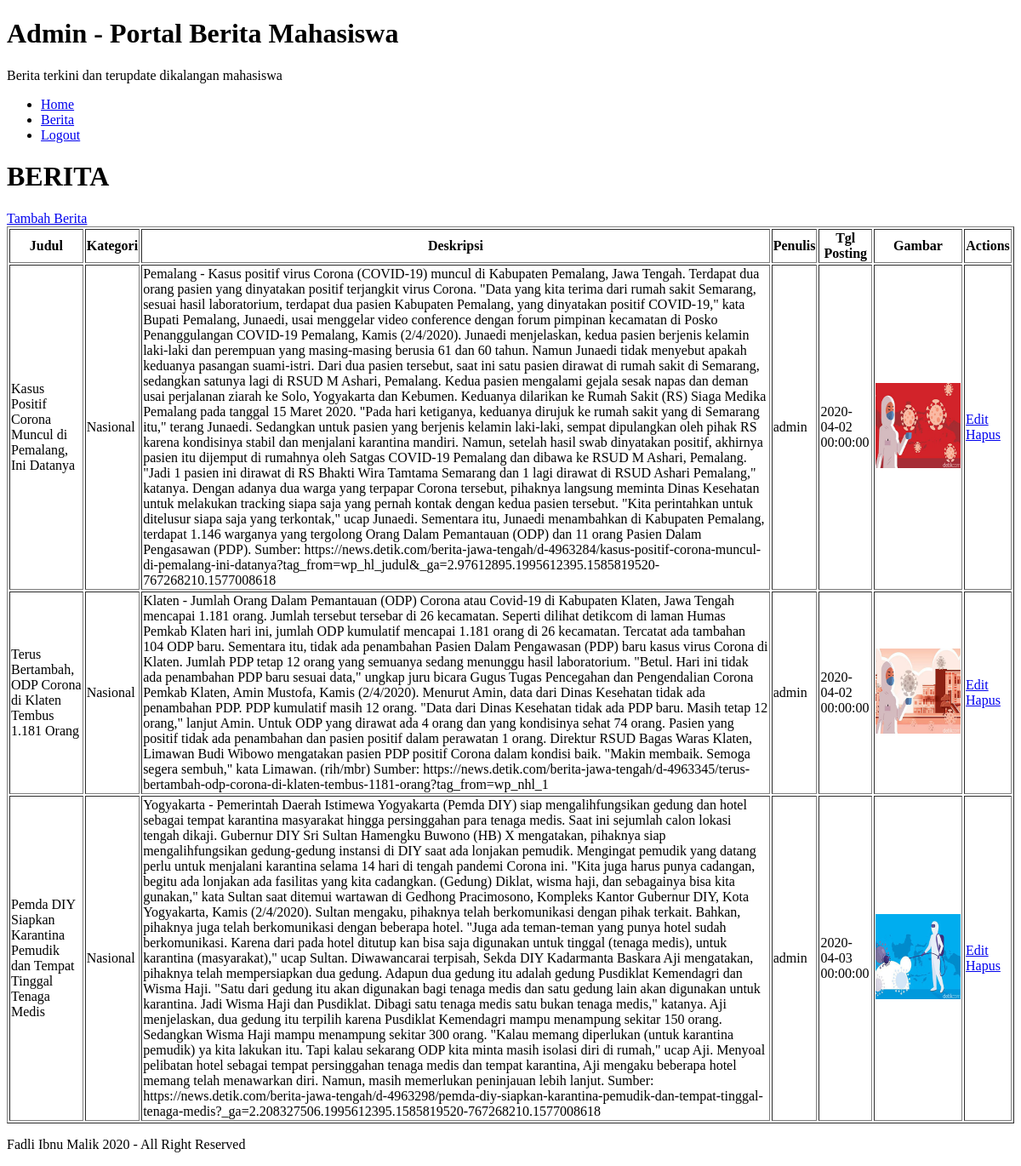
/master_web_portal_berita/admin/berita.php (signed in), run on the app's committed database.
### tables this page shows
CREATE TABLE `tb_berita` (
  `id_berita` int(5) NOT NULL,
  `id_kategori` int(5) NOT NULL,
  `id_admin` int(5) NOT NULL,
  `judul` varchar(200) NOT NULL,
  `tgl_posting` datetime NOT NULL,
  `text_berita` longtext NOT NULL,
  `dilihat` int(11) NOT NULL,
  `gambar` varchar(50) NOT NULL
);

CREATE TABLE `tb_kategori` (
  `id_kategori` int(5) NOT NULL,
  `kategori` varchar(20) NOT NULL
);

### master_web_portal_berita/admin/berita.php (the view, shortened to what this page needs)
<?php
include "../koneksi.php";
?>
<!DOCTYPE html>
<html lang="en">
<head>
    <link rel="stylesheet" href="../assets/css/style.css" type="text/css">
</head>
<body>
    <div id="container">
        <div class="header">
            <h1>Admin - Portal Berita Mahasiswa</h1>
            <p>Berita terkini dan terupdate dikalangan mahasiswa</p>
        </div>
        <div class="menu">
            <ul>
                <li><a href="home.php" title="Home">Home</a></li>
                <li><a href="berita.php" title="Home">Berita</a></li>
                <li><a href="logout.php" title="Login">Logout</a></li>
            </ul>
        </div>
        <div class="konten">
            <div class="konten-kiri">
                <h1>BERITA</h1>
                <a href="inputberita.php" title="Tambah berita">Tambah Berita </a>
                <table border="1" width="100%">
                    <thead>
                        <tr>
                            <th>Judul</th>
                            <th>Kategori</th>
                            <th>Deskripsi</th>
                            <th>Penulis</th>
                            <th>Tgl Posting</th>
                            <th>Gambar</th>
                            <th>Actions</th>
                        </tr>
                    </thead>
                    <tbody>
                        <?php
                        $sql = mysqli_query($connect, "select * from tb_berita, tb_kategori, tb_admin where tb_berita.id_kategori=tb_kategori.id_kategori and tb_berita.id_admin=tb_admin.id_admin");
                        while ($row = mysqli_fetch_array($sql)) {
                        ?>
                            <tr>
                                <td><?= $row['judul']; ?></td>
                                <td><?= $row['kategori']; ?></td>
                                <td><?= $row['text_berita']; ?></td>
                                <td><?= $row['username']; ?></td>
                                <td><?= $row['tgl_posting']; ?></td>
                                <td><img src="../assets/images/berita/<?= $row['gambar']; ?>" style="width:100px; height:100px;"></td>
                                <td><a href="editberita.php?id=<?= $row['id_berita']; ?>" title="Edit">Edit</a> <a href="hapusberita.php?id=<?= $row['id_berita']; ?>" title="Hapus">Hapus</a></td>
                            </tr>
                        <?php } ?>
                    </tbody>
                </table>
            </div>
        </div>
        <?php include "../footer.php"; ?>

### data on the page
tb_berita: judul "Kasus Positif Corona Muncul di Pemalang, Ini Datanya", id_kategori.kategori "Nasional", text_berita "Pemalang - Kasus positif virus Corona (COVID-19) muncul di Kabupaten Pemalang, Jawa Tengah. Terdapat dua orang pasien yang dinyatakan positif terjangkit virus Corona. \"Data yang kita terima dari rumah sakit Semarang, sesuai hasil laboratorium, terdapat dua pasien Kabupaten Pemalang, yang dinyatakan positif COVID-19,\" kata Bupati Pemalang, Junaedi, usai menggelar video conference dengan forum pimpinan kecamatan di Posko Penanggulangan COVID-19 Pemalang, Kamis (2/4/2020). Junaedi menjelaskan, kedua pasien berjenis kelamin laki-laki dan perempuan yang masing-masing berusia 61 dan 60 tahun. Namun Junaedi tidak menyebut apakah keduanya pasangan suami-istri. Dari dua pasien tersebut, saat ini…", id_admin.username "admin", tgl_posting "2020-04-02 00:00:00", gambar (picture)
tb_berita: judul "Terus Bertambah, ODP Corona di Klaten Tembus 1.181 Orang", id_kategori.kategori "Nasional", text_berita "Klaten - Jumlah Orang Dalam Pemantauan (ODP) Corona atau Covid-19 di Kabupaten Klaten, Jawa Tengah mencapai 1.181 orang. Jumlah tersebut tersebar di 26 kecamatan. Seperti dilihat detikcom di laman Humas Pemkab Klaten hari ini, jumlah ODP kumulatif mencapai 1.181 orang di 26 kecamatan. Tercatat ada tambahan 104 ODP baru. Sementara itu, tidak ada penambahan Pasien Dalam Pengawasan (PDP) baru kasus virus Corona di Klaten. Jumlah PDP tetap 12 orang yang semuanya sedang menunggu hasil laboratorium. \"Betul. Hari ini tidak ada penambahan PDP baru sesuai data,\" ungkap juru bicara Gugus Tugas Pencegahan dan Pengendalian Corona Pemkab Klaten, Amin Mustofa, Kamis (2/4/2020). Menurut Amin, data dari…", id_admin.username "admin", tgl_posting "2020-04-02 00:00:00", gambar (picture)
tb_berita: judul "Pemda DIY Siapkan Karantina Pemudik dan Tempat Tinggal Tenaga Medis", id_kategori.kategori "Nasional", text_berita "Yogyakarta - Pemerintah Daerah Istimewa Yogyakarta (Pemda DIY) siap mengalihfungsikan gedung dan hotel sebagai tempat karantina masyarakat hingga persinggahan para tenaga medis. Saat ini sejumlah calon lokasi tengah dikaji. Gubernur DIY Sri Sultan Hamengku Buwono (HB) X mengatakan, pihaknya siap mengalihfungsikan gedung-gedung instansi di DIY saat ada lonjakan pemudik. Mengingat pemudik yang datang perlu untuk menjalani karantina selama 14 hari di tengah pandemi Corona ini. \"Kita juga harus punya cadangan, begitu ada lonjakan ada fasilitas yang kita cadangkan. (Gedung) Diklat, wisma haji, dan sebagainya bisa kita gunakan,\" kata Sultan saat ditemui wartawan di Gedhong Pracimosono, Kompleks…", id_admin.username "admin", tgl_posting "2020-04-03 00:00:00", gambar (picture)
